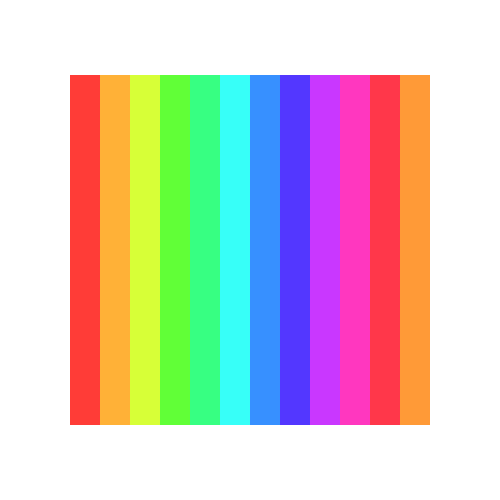
Frame 1 (no input)
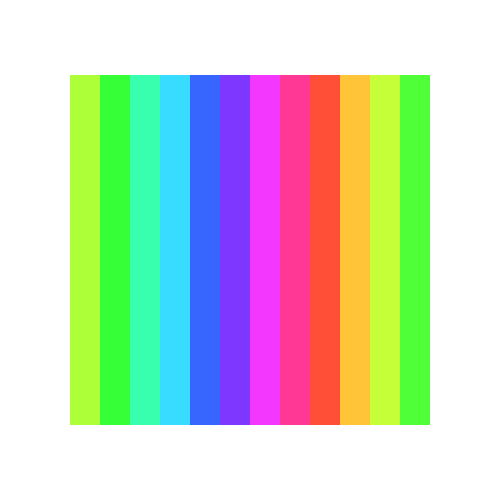
Frame 60 (no input)
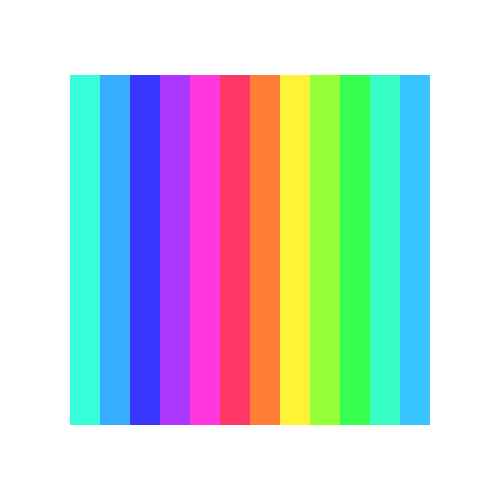
Frame 120 (the mouse pressed at the canvas centre since frame 60)

The p5.js sketch that drew these frames (run headless with seeded random() and noise() and a simulated clock; from frame 60 on, the mouse is pressed at the canvas centre):

// p5.js sketch
// ── sketch.js

function setup() {
  createCanvas(500, 500);
  colorMode(HSB, 255);
}

function draw() {
  background(255);
  noStroke();

  let w = 12*30;
  for (let i = 0; i < 12; i++) {
    fill((i*25+frameCount)%255, 200, 255);
    rect(i*30+(width-w)/2,(height-350)/2, 30, 350 );
  }
  // fill(lerpColor(startCol, endCol, 0));
  // ellipse(width/2, height/2, 300, 600);


}
